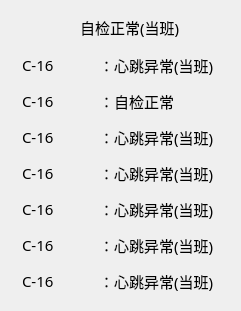
   <widget class="QWidget" name="verticalLayoutWidget_6">
    <property name="geometry">
     <rect>
      <x>611</x>
      <y>685</y>
      <width>241</width>
      <height>311</height>
     </rect>
    </property>
    <layout class="QVBoxLayout" name="verticalLayout_13">
     <item>
      <layout class="QHBoxLayout" name="horizontalLayout_45">
       <item>
        <spacer name="horizontalSpacer_10">
         <property name="orientation">
          <enum>Qt::Horizontal</enum>
         </property>
         <property name="sizeHint" stdset="0">
          <size>
           <width>40</width>
           <height>20</height>
          </size>
         </property>
        </spacer>
       </item>
       <item>
        <widget class="QLabel" name="label_2071">
         <property name="minimumSize">
          <size>
           <width>33</width>
           <height>33</height>
          </size>
         </property>
         <property name="maximumSize">
          <size>
           <width>33</width>
           <height>33</height>
          </size>
         </property>
         <property name="styleSheet">
          <string notr="true">border-image: url(:/img/false.png);</string>
         </property>
         <property name="text">
          <string/>
         </property>
        </widget>
       </item>
       <item>
        <widget class="QLabel" name="label_84">
         <property name="minimumSize">
          <size>
           <width>150</width>
           <height>30</height>
          </size>
         </property>
         <property name="maximumSize">
          <size>
           <width>150</width>
           <height>30</height>
          </size>
         </property>
         <property name="font">
          <font>
           <family>宋体</family>
           <pointsize>11</pointsize>
          </font>
         </property>
         <property name="text">
          <string>自检正常(当班)</string>
         </property>
        </widget>
       </item>
      </layout>
     </item>
     <item>
      <layout class="QHBoxLayout" name="horizontalLayout_46">
       <item>
        <widget class="QLabel" name="label_85">
         <property name="minimumSize">
          <size>
           <width>60</width>
           <height>30</height>
          </size>
         </property>
         <property name="maximumSize">
          <size>
           <width>60</width>
           <height>30</height>
          </size>
         </property>
         <property name="font">
          <font>
           <family>宋体</family>
           <pointsize>11</pointsize>
          </font>
         </property>
         <property name="text">
          <string>C-16</string>
         </property>
         <property name="alignment">
          <set>Qt::AlignLeading|Qt::AlignLeft|Qt::AlignVCenter</set>
         </property>
        </widget>
       </item>
       <item>
        <widget class="QLabel" name="label_86">
         <property name="minimumSize">
          <size>
           <width>120</width>
           <height>30</height>
          </size>
         </property>
         <property name="maximumSize">
          <size>
           <width>120</width>
           <height>30</height>
          </size>
         </property>
         <property name="font">
          <font>
           <family>宋体</family>
           <pointsize>11</pointsize>
          </font>
         </property>
         <property name="text">
          <string>：心跳异常(当班)</string>
         </property>
        </widget>
       </item>
      </layout>
     </item>
     <item>
      <layout class="QHBoxLayout" name="horizontalLayout_47">
       <item>
        <widget class="QLabel" name="label_87">
         <property name="minimumSize">
          <size>
           <width>60</width>
           <height>30</height>
          </size>
         </property>
         <property name="maximumSize">
          <size>
           <width>60</width>
           <height>30</height>
          </size>
         </property>
         <property name="font">
          <font>
           <family>宋体</family>
           <pointsize>11</pointsize>
          </font>
         </property>
         <property name="text">
          <string>C-16</string>
         </property>
         <property name="alignment">
          <set>Qt::AlignLeading|Qt::AlignLeft|Qt::AlignVCenter</set>
         </property>
        </widget>
       </item>
       <item>
        <widget class="QLabel" name="label_89">
         <property name="minimumSize">
          <size>
           <width>120</width>
           <height>30</height>
          </size>
         </property>
         <property name="maximumSize">
          <size>
           <width>120</width>
           <height>30</height>
          </size>
         </property>
         <property name="font">
          <font>
           <family>宋体</family>
           <pointsize>11</pointsize>
          </font>
         </property>
         <property name="text">
          <string>：自检正常</string>
         </property>
        </widget>
       </item>
      </layout>
     </item>
     <item>
      <layout class="QHBoxLayout" name="horizontalLayout_48">
       <item>
        <widget class="QLabel" name="label_90">
         <property name="minimumSize">
          <size>
           <width>60</width>
           <height>30</height>
          </size>
         </property>
         <property name="maximumSize">
          <size>
           <width>60</width>
           <height>30</height>
          </size>
         </property>
         <property name="font">
          <font>
           <family>宋体</family>
           <pointsize>11</pointsize>
          </font>
         </property>
         <property name="text">
          <string>C-16</string>
         </property>
         <property name="alignment">
          <set>Qt::AlignLeading|Qt::AlignLeft|Qt::AlignVCenter</set>
         </property>
        </widget>
       </item>
       <item>
        <widget class="QLabel" name="label_91">
         <property name="minimumSize">
          <size>
           <width>120</width>
           <height>30</height>
          </size>
         </property>
         <property name="maximumSize">
          <size>
           <width>120</width>
           <height>30</height>
          </size>
         </property>
         <property name="font">
          <font>
           <family>宋体</family>
           <pointsize>11</pointsize>
          </font>
         </property>
         <property name="text">
          <string>：心跳异常(当班)</string>
         </property>
        </widget>
       </item>
      </layout>
     </item>
     <item>
      <layout class="QHBoxLayout" name="horizontalLayout_49">
       <item>
        <widget class="QLabel" name="label_93">
         <property name="minimumSize">
          <size>
           <width>60</width>
           <height>30</height>
          </size>
         </property>
         <property name="maximumSize">
          <size>
           <width>60</width>
           <height>30</height>
          </size>
         </property>
         <property name="font">
          <font>
           <family>宋体</family>
           <pointsize>11</pointsize>
          </font>
         </property>
         <property name="text">
          <string>C-16</string>
         </property>
         <property name="alignment">
          <set>Qt::AlignLeading|Qt::AlignLeft|Qt::AlignVCenter</set>
         </property>
        </widget>
       </item>
       <item>
        <widget class="QLabel" name="label_95">
         <property name="minimumSize">
          <size>
           <width>120</width>
           <height>30</height>
          </size>
         </property>
         <property name="maximumSize">
          <size>
           <width>120</width>
           <height>30</height>
          </size>
         </property>
         <property name="font">
          <font>
           <family>宋体</family>
           <pointsize>11</pointsize>
          </font>
         </property>
         <property name="text">
          <string>：心跳异常(当班)</string>
         </property>
        </widget>
       </item>
      </layout>
     </item>
     <item>
      <layout class="QHBoxLayout" name="horizontalLayout_50">
       <item>
        <widget class="QLabel" name="label_96">
         <property name="minimumSize">
          <size>
           <width>60</width>
           <height>30</height>
          </size>
         </property>
         <property name="maximumSize">
          <size>
           <width>60</width>
           <height>30</height>
          </size>
         </property>
         <property name="font">
          <font>
           <family>宋体</family>
           <pointsize>11</pointsize>
          </font>
         </property>
         <property name="text">
          <string>C-16</string>
         </property>
         <property name="alignment">
          <set>Qt::AlignLeading|Qt::AlignLeft|Qt::AlignVCenter</set>
         </property>
        </widget>
       </item>
       <item>
        <widget class="QLabel" name="label_97">
         <property name="minimumSize">
          <size>
           <width>120</width>
           <height>30</height>
          </size>
         </property>
         <property name="maximumSize">
          <size>
           <width>120</width>
           <height>30</height>
          </size>
         </property>
         <property name="font">
          <font>
           <family>宋体</family>
           <pointsize>11</pointsize>
          </font>
         </property>
         <property name="text">
          <string>：心跳异常(当班)</string>
         </property>
        </widget>
       </item>
      </layout>
     </item>
     <item>
      <layout class="QHBoxLayout" name="horizontalLayout_52">
       <item>
        <widget class="QLabel" name="label_1011">
         <property name="minimumSize">
          <size>
           <width>60</width>
           <height>30</height>
          </size>
         </property>
         <property name="maximumSize">
          <size>
           <width>60</width>
           <height>30</height>
          </size>
         </property>
         <property name="font">
          <font>
           <family>宋体</family>
           <pointsize>11</pointsize>
          </font>
         </property>
         <property name="text">
          <string>C-16</string>
         </property>
         <property name="alignment">
          <set>Qt::AlignLeading|Qt::AlignLeft|Qt::AlignVCenter</set>
         </property>
        </widget>
       </item>
       <item>
        <widget class="QLabel" name="label_1021">
         <property name="minimumSize">
          <size>
           <width>120</width>
           <height>30</height>
          </size>
         </property>
         <property name="maximumSize">
          <size>
           <width>120</width>
           <height>30</height>
          </size>
         </property>
         <property name="font">
          <font>
           <family>宋体</family>
           <pointsize>11</pointsize>
          </font>
         </property>
         <property name="text">
          <string>：心跳异常(当班)</string>
         </property>
        </widget>
       </item>
      </layout>
     </item>
     <item>
      <layout class="QHBoxLayout" name="horizontalLayout_51">
       <item>
        <widget class="QLabel" name="label_98">
         <property name="minimumSize">
          <size>
           <width>60</width>
           <height>30</height>
          </size>
         </property>
         <property name="maximumSize">
          <size>
           <width>60</width>
           <height>30</height>
          </size>
         </property>
         <property name="font">
          <font>
           <family>宋体</family>
           <pointsize>11</pointsize>
          </font>
         </property>
         <property name="text">
          <string>C-16</string>
         </property>
         <property name="alignment">
          <set>Qt::AlignLeading|Qt::AlignLeft|Qt::AlignVCenter</set>
         </property>
        </widget>
       </item>
       <item>
        <widget class="QLabel" name="label_99">
         <property name="minimumSize">
          <size>
           <width>120</width>
           <height>30</height>
          </size>
         </property>
         <property name="maximumSize">
          <size>
           <width>120</width>
           <height>30</height>
          </size>
         </property>
         <property name="font">
          <font>
           <family>宋体</family>
           <pointsize>11</pointsize>
          </font>
         </property>
         <property name="text">
          <string>：心跳异常(当班)</string>
         </property>
        </widget>
       </item>
      </layout>
     </item>
    </layout>
   </widget>
